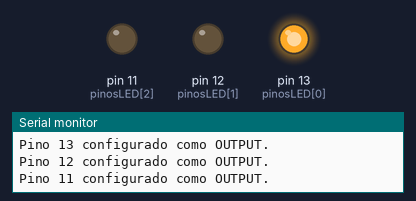
Bench run of a sketch on a simulated Arduino Uno, built with avr-gcc and run on an emulated ATmega328P. Parts: output pins drawn as LEDs (lit = HIGH), the last lines printed to the serial monitor.

Above: at 0.17 s.
At 1.6 s:
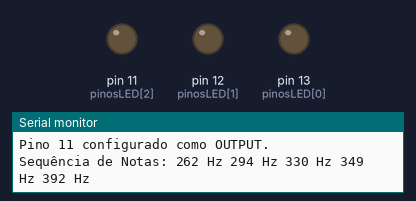
At 2.97 s:
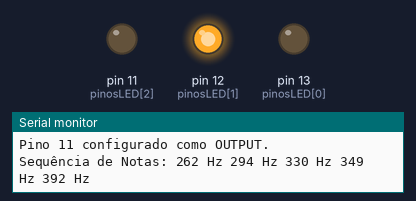
At 5.77 s:
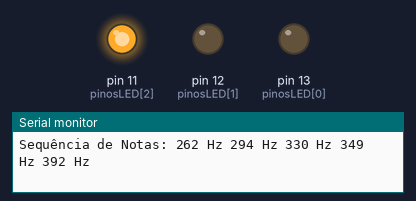
Timing chart, 0 to 6.1 s (numbered marks = the images above):
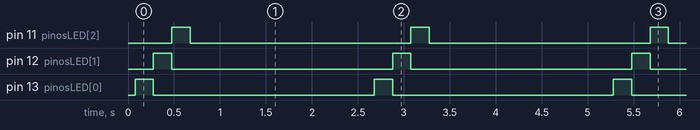

Measured:
- by itself, pin 11 (pinosLED[2]), pin 12 (pinosLED[1]), pin 13 (pinosLED[0]): alternates HIGH for 0.20 s and LOW for 2.4 s
- by itself, everything shown: repeats every 2.6 s, in 4 steps

The sketch:

Declaracao_e_Uso.ino
```cpp
/*
 * Exemplo: Declaração e Uso de Vetores (Arrays)
 * Autor: Deividson Luiz Okopnik
 * Placa: Arduino Uno
 *
 * Descrição:
 * Este código demonstra como declarar e utilizar vetores (arrays) para armazenar
 * múltiplos valores do mesmo tipo sob um único nome de variável.
 * O exemplo utiliza um vetor para armazenar os pinos de vários LEDs e outro
 * para armazenar uma sequência de notas musicais.
 *
 * Componentes Necessários:
 * - 1x Arduino Uno
 * - 3x LEDs (verde, amarelo, vermelho)
 * - 3x Resistores de 220 Ohm (para os LEDs)
 * - Jumpers
 *
 * Instruções de Ligação (Wiring):
 * 1. LED 1: Ânodo -> Resistor 220 Ohm -> Pino Digital 13. Catodo -> GND.
 * 2. LED 2: Ânodo -> Resistor 220 Ohm -> Pino Digital 12. Catodo -> GND.
 * 3. LED 3: Ânodo -> Resistor 220 Ohm -> Pino Digital 11. Catodo -> GND.
 *
 * Observações:
 * Vetores são úteis para lidar com coleções de dados, como os pinos de um
 * conjunto de LEDs ou uma série de leituras de sensores. O acesso aos elementos
 * é feito por um índice, que SEMPRE começa em 0.
 */

// -----------------------------------------------------------------------------
// 1. Declaração de Vetores

// Vetor para armazenar os pinos dos LEDs
// O tamanho do vetor é 3 (índices 0, 1 e 2)
const int pinosLED[] = {13, 12, 11};

// Vetor para armazenar uma sequência de números (ex: notas musicais)
// O tamanho do vetor é 5
int sequenciaNotas[] = {262, 294, 330, 349, 392}; // Frequências de C4, D4, E4, F4, G4

// Variável para armazenar o tamanho do vetor de pinos
const int NUM_LEDS = sizeof(pinosLED) / sizeof(pinosLED[0]);

// -----------------------------------------------------------------------------

void setup() {
  Serial.begin(9600);
  Serial.println("--- Exemplo de Vetores Iniciado ---");

  // 2. Uso de Vetores com Estrutura de Repetição (FOR)
  // Configura todos os pinos do vetor como OUTPUT
  for (int i = 0; i < NUM_LEDS; i++) {
    pinMode(pinosLED[i], OUTPUT);
    Serial.print("Pino ");
    Serial.print(pinosLED[i]);
    Serial.println(" configurado como OUTPUT.");
  }
}

void loop() {
  // 3. Acesso e Uso dos Elementos do Vetor

  // Pisca os LEDs em sequência usando o vetor de pinos
  for (int i = 0; i < NUM_LEDS; i++) {
    digitalWrite(pinosLED[i], HIGH); // Liga o LED no índice 'i'
    delay(200);
    digitalWrite(pinosLED[i], LOW);  // Desliga o LED no índice 'i'
  }

  // Exibe as notas musicais armazenadas no vetor
  Serial.print("\nSequência de Notas: ");
  for (int i = 0; i < 5; i++) {
    Serial.print(sequenciaNotas[i]); // Acessa o valor no índice 'i'
    Serial.print(" Hz ");
  }
  Serial.println();

  // Pausa longa antes de repetir
  delay(2000);
}
```
